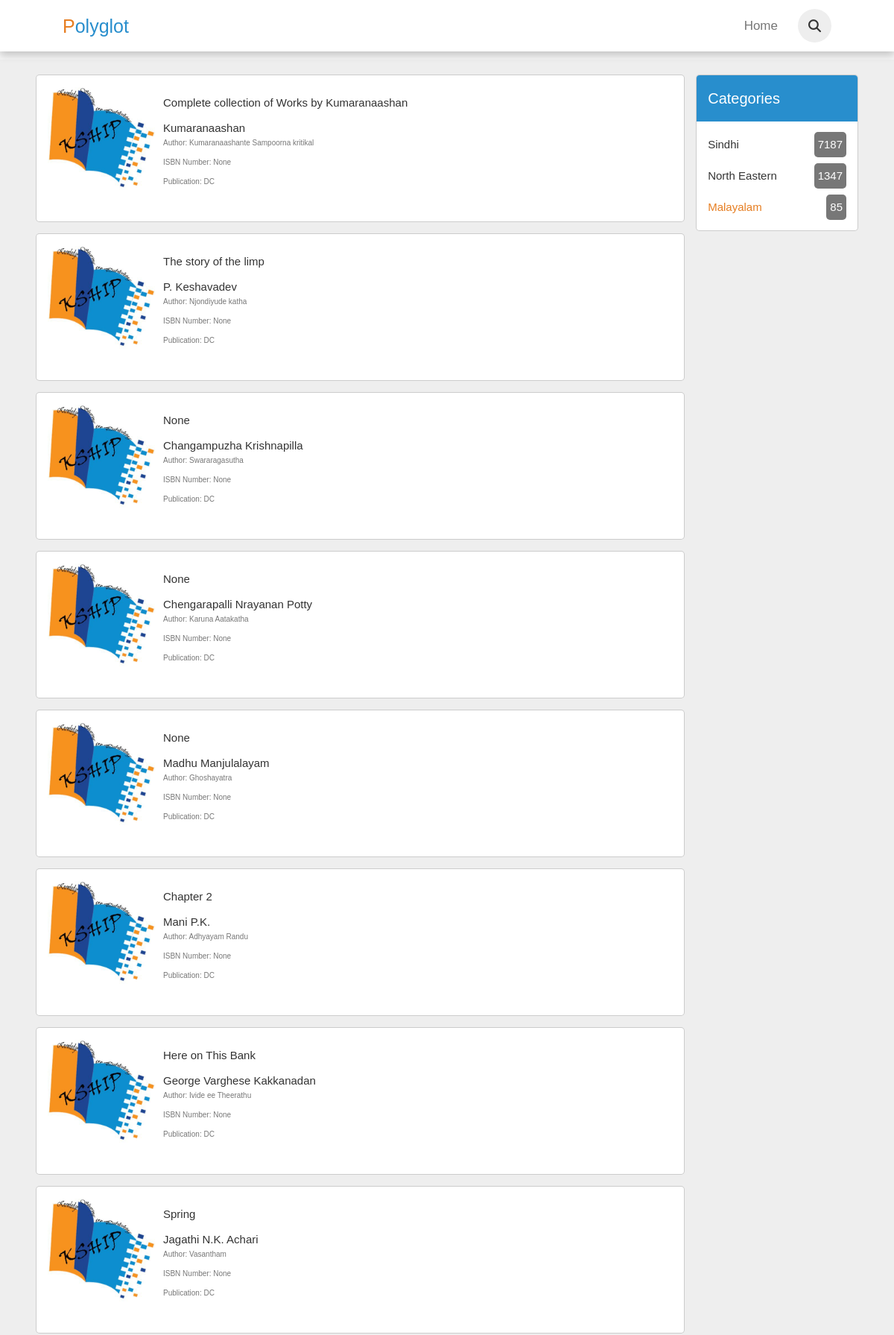
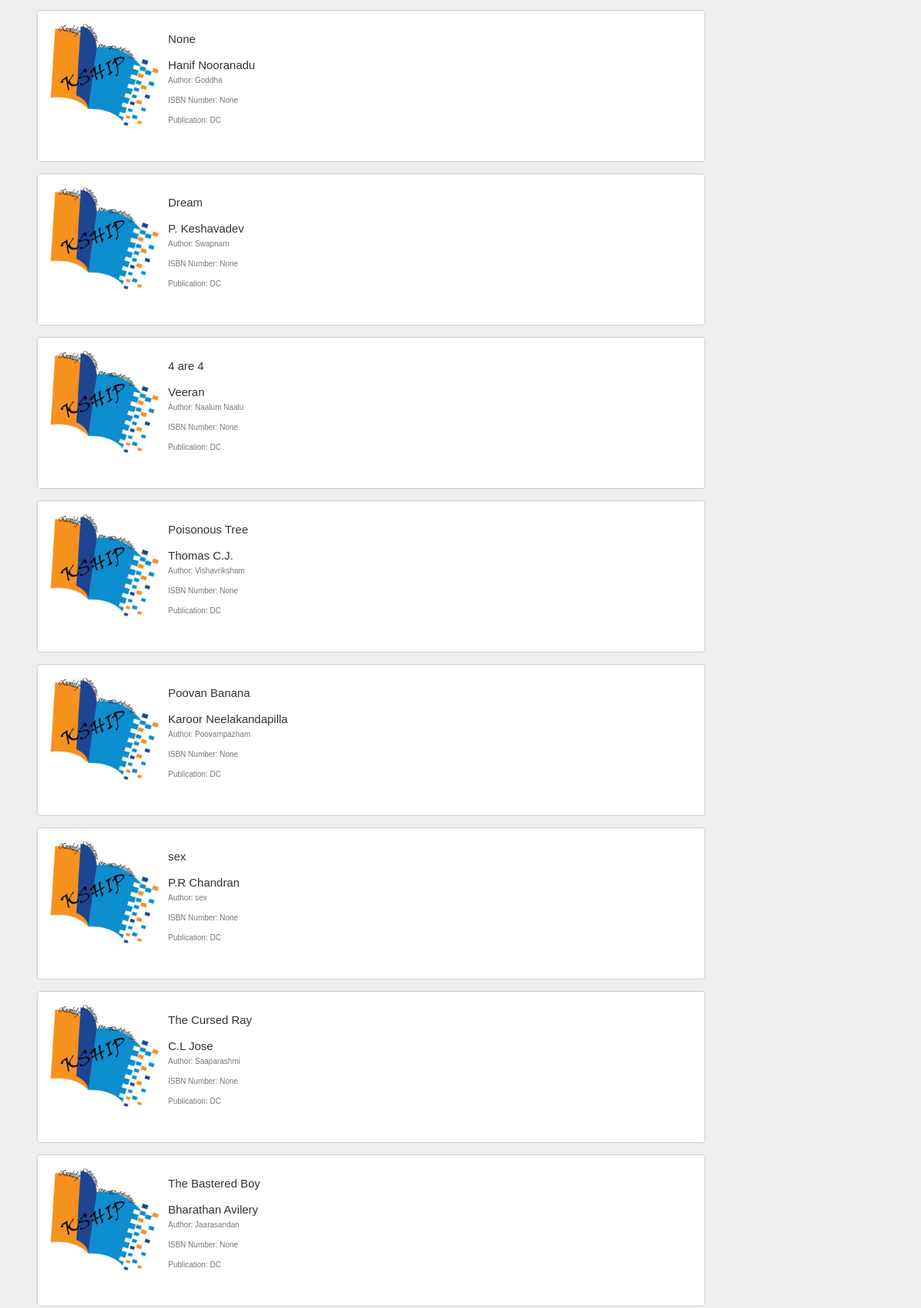
Screenshot of /malayalam/ (upper part) with the database file from the repository (2 pictures, top to bottom).
### citation/models.py (models this page shows)
class malayalam(models.Model):
    isbn_no=models.CharField(max_length=255)
    malayalam_title=models.CharField(max_length=255)
    english_title=models.CharField(max_length=255)
    author_name=models.CharField(max_length=255)
    subject=models.CharField(max_length=255)
    genre=models.CharField(max_length=255)
    publisher=models.CharField(max_length=255)
    year_of_dc=models.CharField(max_length=255)
    year_pub=models.CharField(max_length=255)
    other_pub=models.CharField(max_length=255)

### citation/views.py (the view, shortened to what this page needs)
# urls.py: path('malayalam/',views.Malayalam, name="malayalam"),
def Malayalam(request):
    obj=sindhi.objects.all()
    obj1=northeast.objects.all()
    obj2=malayalam.objects.all()
    lis=[len(obj),len(obj1),len(obj2)]
    context={"data":obj2,
             "num0":lis[0],
             "num1":lis[1],
             "num2":lis[2]
            }
    return render(request,"citation/malayalam.html",context=context)

### citation/templates/citation/malayalam.html (shortened to what this page needs)
<!DOCTYPE html>
<html lang="en">
<head>
  {% load static %}
    <link
      rel="stylesheet"
      href="https://cdnjs.cloudflare.com/ajax/libs/font-awesome/5.15.3/css/all.min.css"
    />
    <link
      rel="stylesheet"
      href="https://cdnjs.cloudflare.com/ajax/libs/font-awesome/6.1.1/css/all.min.css"
    />
    <link rel="stylesheet" href="{% static "citation/style2.css" %}">
</head>
<body>
    <header class="header">
        <a href="/" class="logo"><span>P</span>olyglot</a>
        <nav class="navbar">
          <a href="/">Home</a>
        </nav>
        <div class="icons">
          <i class="fas fa-search" id="search-icon"></i>
        </div>
      </header>
    <main>
        <section class="container" id="posts">
            <div class="list-container">
            {% for row in data %}
            <div class="box">
                <a href="/malayalam/{{row.id}}">
                    <img src="{%static "citation/kship.jpg"%}" alt="Article 1">
                    <div class="info">
                        <h2>{{row.english_title}}</h2>
                    </a>
                    <h2>{{row.malayalam_title}}</h2>
                    <p>Author: {{row.author_name}}</p>
                    <p>ISBN Number: {{row.isbn_no}}</p>
                    <p>Publication: {{row.publisher}}</p>
                </div>
            </div>
            {% endfor %}
        <div class="sidebar">
            <div class="box" id="categories">
                <h3 class="title">categories</h3>
                <div class="category">
                  <a href="/sindhi"> <b>Sindhi</b> <span>{{num0}}</span></a>
                  <a href="/northeast"> North Eastern <span>{{num1}}</span> </a>
                  <a href="/malayalam" style="color: #e67e22;"> Malayalam <span>{{num2}}</span> </a>
                </div>
              </div>
        </div>
        </section>
    </main>
</body>
</html>

### citation/static/citation/style2.css (style rules this page uses)
:root { --orange: #e67e22; --black: #333; --blue: #288ecd; --light-color: #777; --border: 0.1rem solid rgba(0, 0, 0, 0.2); --box-shadow: 0 0.5rem 1rem rgba(0, 0, 0, 0.2); }
* { margin: 0; padding: 0; box-sizing: border-box; outline: none; border: none; text-decoration: none; font-family: Verdana, Geneva, Tahoma, sans-serif; font-weight: lighter; }
html { font-size: 62.5%; overflow-x: hidden; scroll-behavior: smooth; scroll-padding-top: 6rem; }
section { padding: 2rem 4%; }
body, h1, h2, p, ul, li { margin: 0; padding: 0; }
body { font-family: 'Arial', sans-serif; line-height: 1.6; background-color: #f5f5f5; color: var(--black); }
.container { margin-top: 10vh; display: grid; grid-template-columns: 4fr 1fr; gap:1.5rem; background:#eee; }
.header { position: fixed; top:0; left:0; right:0; z-index: 1000; background: #fff; box-shadow: var(--box-shadow); display: flex; align-items: center; padding:1.2rem 7%; }
.header .logo { color:var(--blue); font-size: 2.5rem; margin-right: auto; }
.header .logo span { color:var(--orange); }
.header .navbar a { color:var(--light-color); margin-right: 2rem; font-size: 1.7rem; text-transform: capitalize; }
.header .icons i { height:4.5rem; line-height:4.5rem; width:4.5rem; text-align: center; color:var(--black); background:#eee; border-radius: 50%; margin-left: .7rem; font-size: 1.7rem; cursor: pointer; }
main { margin-top: 20px; }
.list-container .box .info { margin-bottom: 20px; display: flex; flex-direction: column; padding: 5px; }
.list-container .box img { width: 150px; height: 150px; object-fit: contain; }
.list-container .box { border:var(--border); border-radius: .5rem; overflow:hidden; background:#fff; margin-bottom: 1.5rem; padding:1rem 1.5rem; display: flex; flex-direction: row; }
.list-container .box h2 { color: var(--black); margin-top: 10px; }
.list-container .box p { color: var(--light-color); margin-bottom: 10px; }
.sidebar .box { border:var(--border); border-radius: .5rem; overflow:hidden; background:#fff; margin-bottom: 1.5rem; }
.sidebar .box .title { padding:1.5rem; font-size: 2rem; color:#fff; background:var(--blue); text-transform: capitalize; }
.sidebar .box .category { padding:1rem 1.5rem; }
.sidebar .box .category a { padding:.4rem 0; font-size: 1.5rem; color:var(--black); display: flex; align-items: center; justify-content: space-between; }
.sidebar .box .category a span { background:var(--light-color); color:#fff; border-radius: .5rem; padding:.5rem; }

### rows the page displays
malayalam: english_title "Complete collection of Works by Kumaranaashan", malayalam_title "Kumaranaashan", author_name "Kumaranaashante Sampoorna kritikal", isbn_no "None", publisher "DC"
malayalam: english_title "The story of the limp", malayalam_title "P. Keshavadev", author_name "Njondiyude katha", isbn_no "None", publisher "DC"
malayalam: english_title "None", malayalam_title "Changampuzha Krishnapilla", author_name "Swararagasutha", isbn_no "None", publisher "DC"
malayalam: english_title "None", malayalam_title "Chengarapalli Nrayanan Potty", author_name "Karuna Aatakatha", isbn_no "None", publisher "DC"
malayalam: english_title "None", malayalam_title "Madhu Manjulalayam", author_name "Ghoshayatra", isbn_no "None", publisher "DC"
malayalam: english_title "Chapter 2", malayalam_title "Mani P.K.", author_name "Adhyayam Randu", isbn_no "None", publisher "DC"
malayalam: english_title "Here on This Bank", malayalam_title "George Varghese Kakkanadan", author_name "Ivide ee Theerathu", isbn_no "None", publisher "DC"
malayalam: english_title "Spring", malayalam_title "Jagathi N.K. Achari", author_name "Vasantham", isbn_no "None", publisher "DC"
malayalam: english_title "None", malayalam_title "Hanif Nooranadu", author_name "Goddha", isbn_no "None", publisher "DC"
malayalam: english_title "Dream", malayalam_title "P. Keshavadev", author_name "Swapnam", isbn_no "None", publisher "DC"
malayalam: english_title "4 are 4", malayalam_title "Veeran", author_name "Naalum Naalu", isbn_no "None", publisher "DC"
malayalam: english_title "Poisonous Tree", malayalam_title "Thomas C.J.", author_name "Vishavriksham", isbn_no "None", publisher "DC"
malayalam: english_title "Poovan Banana", malayalam_title "Karoor Neelakandapilla", author_name "Poovampazham", isbn_no "None", publisher "DC"
malayalam: english_title "sex", malayalam_title "P.R Chandran", author_name "sex", isbn_no "None", publisher "DC"
malayalam: english_title "The Cursed Ray", malayalam_title "C.L Jose", author_name "Saaparashmi", isbn_no "None", publisher "DC"
malayalam: english_title "The Bastered Boy", malayalam_title "Bharathan Avilery", author_name "Jaarasandan", isbn_no "None", publisher "DC"

### other values shown
{{ num0 }} "7187"
{{ num1 }} "1347"
{{ num2 }} "85"
